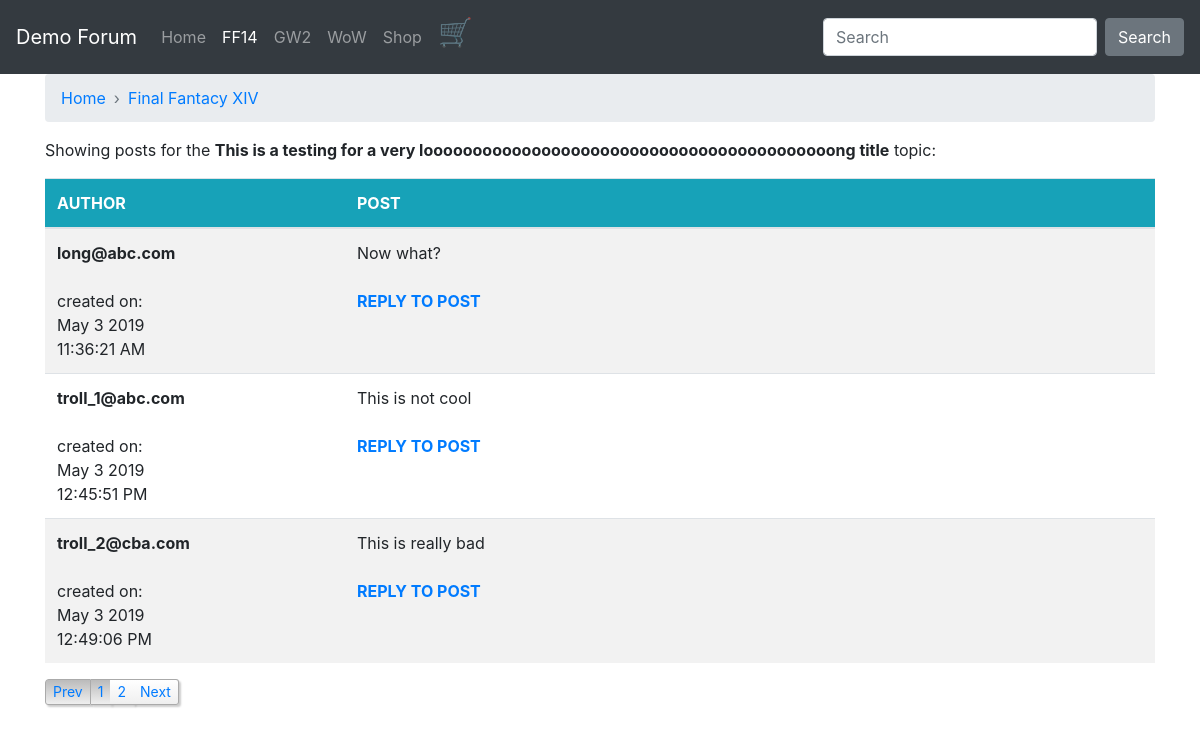
Page /showtopic.php?topic_id=5&forum_id=1&forum_name=Final Fantacy XIV on the committed database.
### tables this page shows
CREATE TABLE IF NOT EXISTS `forum_topics` (
  `topic_id` int(11) NOT NULL AUTO_INCREMENT,
  `topic_title` varchar(150) DEFAULT NULL,
  `topic_create_time` datetime DEFAULT NULL,
  `topic_owner` varchar(150) DEFAULT NULL,
  `forum_id` int(11) NOT NULL,
  PRIMARY KEY (`topic_id`)
);

CREATE TABLE IF NOT EXISTS `forum_posts` (
  `post_id` int(11) NOT NULL AUTO_INCREMENT,
  `topic_id` int(11) NOT NULL,
  `post_text` text,
  `post_create_time` datetime DEFAULT NULL,
  `post_owner` varchar(150) DEFAULT NULL,
  `forum_id` int(11) NOT NULL,
  PRIMARY KEY (`post_id`)
);

### showtopic.php (the view, shortened to what this page needs)
<?php
include 'ch21_include.php';
$forum_id = $_GET['forum_id'];
$forum_name = $_GET['forum_name'];
$safe_topic_id = mysqli_real_escape_string($mysqli, $_GET['topic_id']);
$get_posts_count_sql = "SELECT COUNT(post_id) FROM forum_posts
WHERE topic_id = '".$safe_topic_id."'
ORDER BY post_create_time ASC";
$get_posts_count_res = mysqli_query($mysqli, $get_posts_count_sql)
or die(mysqli_error($mysqli));
$limit = 3;
if (isset($_GET["page"])){
    $page  = $_GET["page"];
}else { $page=1; };
$start_from = ($page-1) * $limit;
$row = mysqli_fetch_row($get_posts_count_res);
$total_records = $row[0];
$total_pages = ceil($total_records / $limit);
$verify_topic_sql = "SELECT topic_title FROM forum_topics
WHERE topic_id = '".$safe_topic_id."'";
$verify_topic_res = mysqli_query($mysqli, $verify_topic_sql)
or die(mysqli_error($mysqli));
if (mysqli_num_rows($verify_topic_res) < 1) {
$display_block = "<p><em>You have selected an invalid topic.<br/>
Please <a href=\"topiclist.php\">try again</a>.</em></p>";
} else {
while ($topic_info = mysqli_fetch_array($verify_topic_res)) {
        $topic_title = stripslashes($topic_info['topic_title']);
}
$get_posts_sql = "SELECT post_id, post_text,
DATE_FORMAT(post_create_time,
    '%b %e %Y<br/>%r') AS fmt_post_create_time, post_owner
FROM forum_posts
WHERE topic_id = '".$safe_topic_id."'
ORDER BY post_create_time ASC LIMIT $start_from, $limit";
$get_posts_res = mysqli_query($mysqli, $get_posts_sql)
or die(mysqli_error($mysqli));
$display_block = <<<END_OF_TEXT
<p>Showing posts for the <strong>$topic_title</strong> topic:</p>
<table class="table table-striped">
<thead class="bg-info text-white">
<tr>
<th style="width:300px;">AUTHOR</th>
<th style="width:810px;">POST</th>
</tr>
</thead>
END_OF_TEXT;
while ($posts_info = mysqli_fetch_array($get_posts_res)) {
$post_id = $posts_info['post_id'];
$post_text = nl2br(stripslashes($posts_info['post_text']));
$post_create_time = $posts_info['fmt_post_create_time'];
$post_owner = stripslashes($posts_info['post_owner']);
$display_block .= <<<END_OF_TEXT
<tr>
<td><strong>$post_owner</strong><br/><br/>
created on:<br/>$post_create_time</td>
<td style="word-break: break-all;">$post_text<br/><br/>
<a href="replytopost.php?forum_id=$forum_id&forum_name=$forum_name&post_id=$post_id">
<strong>REPLY TO POST</strong></a></td>
</tr>
END_OF_TEXT;
}
$display_block .= "</table>";
}
?>
<!DOCTYPE html>
<html>
<head>
    <link rel="stylesheet" href="https://stackpath.bootstrapcdn.com/bootstrap/4.3.1/css/bootstrap.min.css">
    <link type="text/css" rel="stylesheet" href="css/simplePagination.css"/>
    <link rel="stylesheet" href="css/app.css">
</head>
<body>
<?php include 'layouts/navbar.php' ?>
<div class="container">
<nav aria-label="breadcrumb">
    <ol class="breadcrumb arr-right">
        <li class="breadcrumb-item"><a href="index.php">Home</a></li>
        <li class="breadcrumb-item"><a href="topiclist.php?forum_id=<?php echo $forum_id?>&forum_name=<?php echo $forum_name?>"><?php echo $forum_name?></a></li>
    </ol>
</nav>
<?php echo $display_block; ?>
<?php
    $pagLink = "<nav><ul class='pagination'>";
    for ($i=1; $i<=$total_pages; $i++) {
            $pagLink .= "<li><a href=\"showtopic.php?topic_id=$safe_topic_id&forum_id=$forum_id&forum_name=$forum_name&page=".$i."\">".$i."</a></li>";
        };
    echo $pagLink . "</ul></nav>";
?>
</div>
</body>
</html>

### css/simplePagination.css (style rules this page uses)
ul.simple-pagination { list-style: none; }
.simple-pagination { display: block; overflow: hidden; padding: 0 5px 5px 0; margin: 0; }

### css/app.css (style rules this page uses)
.arr-right .breadcrumb-item+.breadcrumb-item::before { content: "›"; }

### rows in the picture
forum_topics: topic_title "This is a testing for a very loooooooooooooooooooooooooooooooooooooooooong title"
forum_posts: post_owner "long@abc.com", post_create_time "May 3 2019 11:36:21 AM", post_text "Now what?"
forum_posts: post_owner "troll_1@abc.com", post_create_time "May 3 2019 12:45:51 PM", post_text "This is not cool"
forum_posts: post_owner "troll_2@cba.com", post_create_time "May 3 2019 12:49:06 PM", post_text "This is really bad"

### other values in the picture
$forum_name "Final Fantacy XIV"
